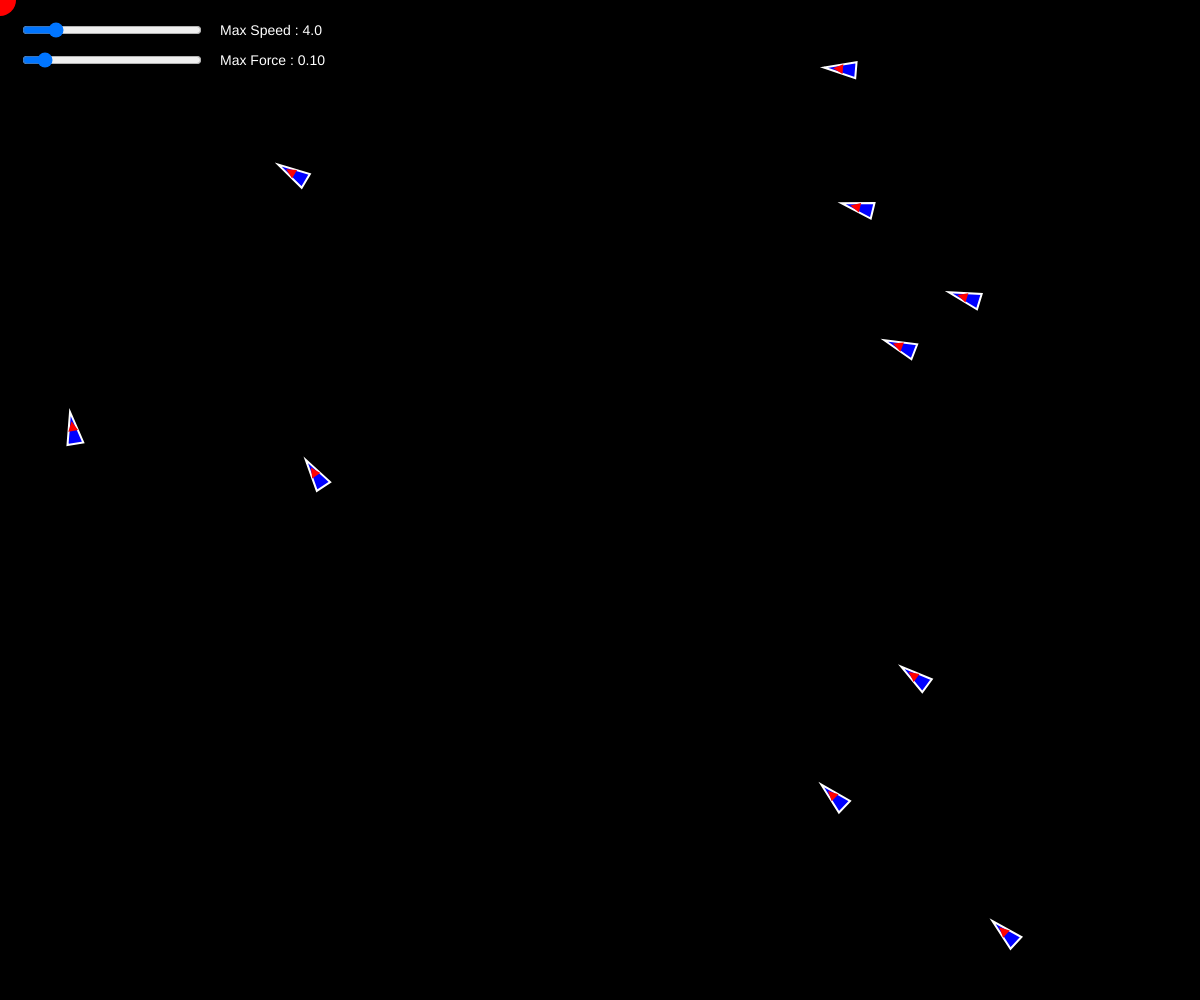
Frame 1 (no input)
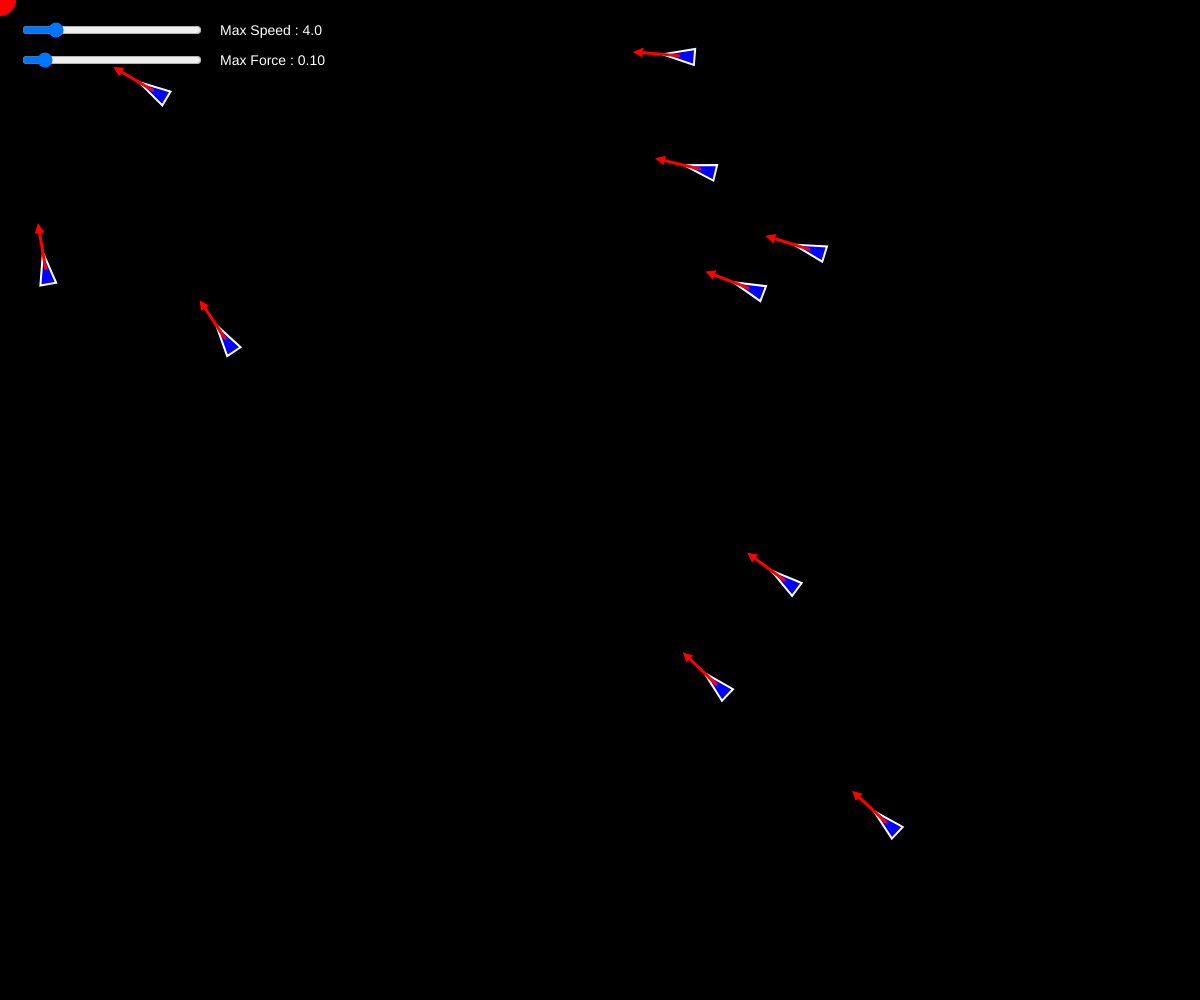
Frame 60 (no input)
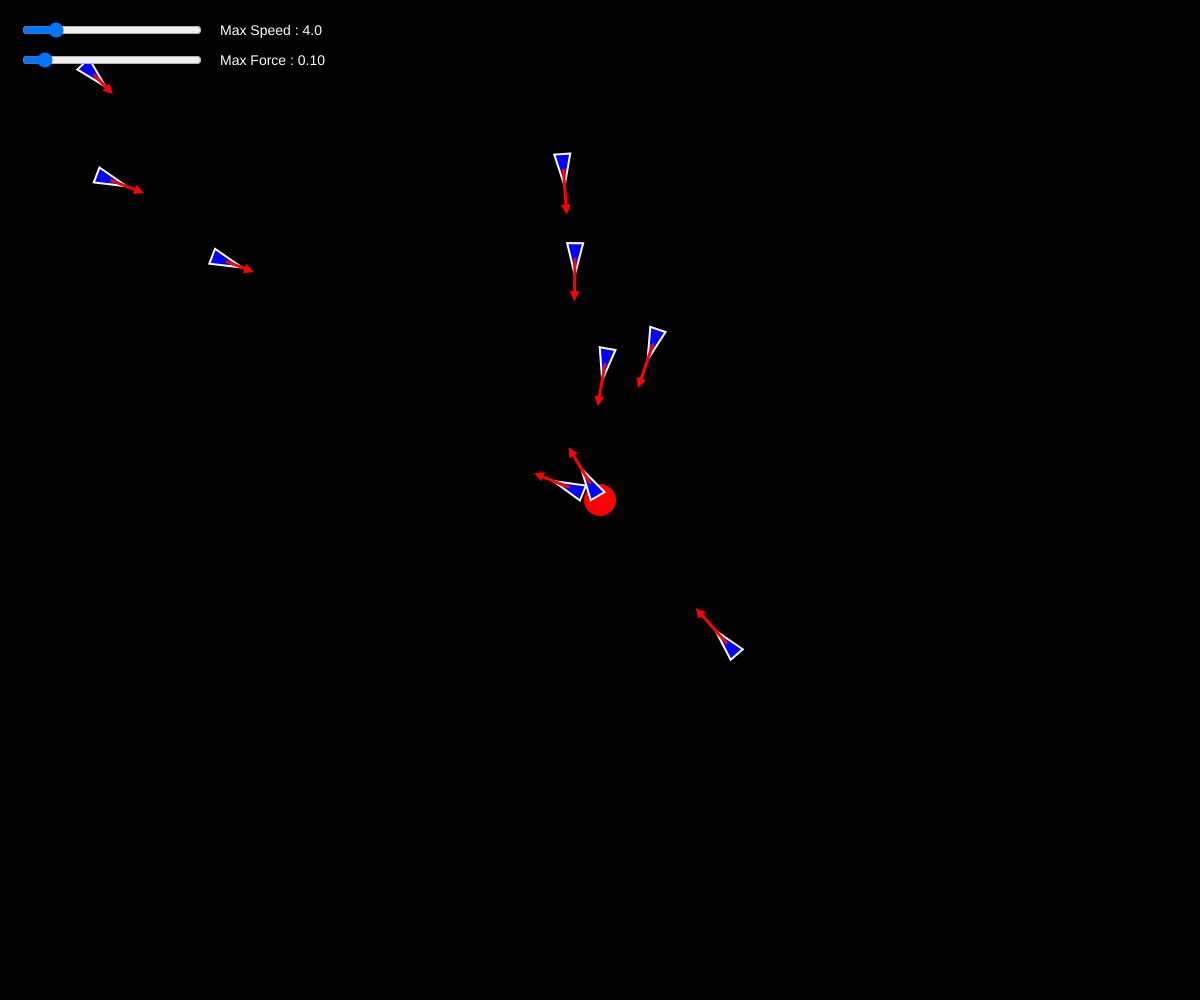
Frame 120 (the mouse pressed at the canvas centre since frame 60)

The p5.js sketch that drew these frames (run headless with seeded random() and noise() and a simulated clock; from frame 60 on, the mouse is pressed at the canvas centre):

// p5.js sketch
// ── sketch.js
let target
let maxSpeedSlider, maxForceSlider

function creerVehicules(nb) {
  let vehicles = [];
  for (let i = 0; i < nb; i++) {
    let x = random(width);
    let y = random(height);
    vehicles.push(new Vehicle(x, y));
  }
  return vehicles;
}


// la fonction setup est appelée une fois au démarrage du programme par p5.js
function setup() {
  // on crée un canvas de 800px par 800px
  createCanvas(windowWidth, windowHeight);

  // On crée 10 véhicules à des positions aléatoires dans le canvas
  vehicles = creerVehicules(10);

  // Sliders pour la vitesse max et la force max
  maxSpeedSlider = createSlider(1, 20, 4, 0.1);
  maxSpeedSlider.position(20, 20);
  maxSpeedSlider.style('width', '180px');

  maxForceSlider = createSlider(0.01, 1, 0.1, 0.01);
  maxForceSlider.position(20, 50);
  maxForceSlider.style('width', '180px');

  // TODO: créer un tableau de véhicules en global
  // ajouter nb vehicules au tableau dans une boucle
  // avec une position random dans le canvas

  // La cible est un vecteur avec une position aléatoire dans le canvas
  // dirigée par la souris ensuite dans draw()
  target = createVector(random(width), random(height));
}

// la fonction draw est appelée en boucle par p5.js, 60 fois par seconde par défaut
// Le canvas est effacé automatiquement avant chaque appel à draw
function draw() {
  // fond noir pour le canvas
  background("black");

  // Récupère les valeurs des sliders et les applique aux véhicules
  let maxSpeed = maxSpeedSlider.value();
  let maxForce = maxForceSlider.value();
  for (let i = 0; i < vehicles.length; i++) {
    vehicles[i].maxSpeed = maxSpeed;
    vehicles[i].maxForce = maxForce;
  }

  // Affiche les valeurs des sliders à l'écran
  noStroke();
  fill(255);
  textSize(14);
  text(`Max Speed : ${maxSpeed.toFixed(1)}`, 220, 35);
  text(`Max Force : ${maxForce.toFixed(2)}`, 220, 65);

  // A partir de maintenant toutes les formes pleines seront en rouge
  fill("red");
  // pas de contours pour les formes.
  noStroke();

  // mouseX et mouseY sont des variables globales de p5.js, elles correspondent à la position de la souris
  // on les stocke dans un vecteur pour pouvoir les utiliser avec la méthode seek (un peu plus loin)
  // du vehicule
  target.x = mouseX;
  target.y = mouseY;

  // Dessine un cercle de rayon 32px à la position de la souris
  // la couleur de remplissage est rouge car on a appelé fill(255, 0, 0) plus haut
  // pas de contours car on a appelé noStroke() plus haut
  circle(target.x, target.y, 32);

  // je déplace et dessine les véhicules
  for (let i = 0; i < vehicles.length; i++) {
    vehicles[i].applyBehaviors(target);
    vehicles[i].edges()
    vehicles[i].update();
    vehicles[i].show();
  }

}

// ── vehicle.js
class Vehicle {
  constructor(x, y) {
    // position du véhicule
    this.pos = createVector(x, y);
    // vitesse du véhicule
    this.vel = createVector(0, 0);
    // accélération du véhicule
    this.acc = createVector(0, 0);
    // vitesse maximale du véhicule
    this.maxSpeed = 4;
    // force maximale appliquée au véhicule
    this.maxForce = 0.1;
    // rayon du véhicule
    this.r = 16;
  }

  
  applyBehaviors(target) {
    let force = this.seek(target);
    this.applyForce(force);
    this.edges();
  }

  // seek est un comportement qui permet de faire se rapprocher le véhicule de 
  // la cible passée en paramètre (un vecteur p5.Vector, par exemple la position de 
  // la souris)
  seek(target) {
 
    // on calcule la direction vers la cible : la vitesse DESIREE
    // C'est l'ETAPE 1 (action : se diriger vers une cible)
    let desiredSpeed = p5.Vector.sub(target, this.pos);

    // Dessous c'est l'ETAPE 2 : le pilotage (comment on se dirige vers la cible)
    // on limite ce vecteur à la longueur maxSpeed
    desiredSpeed.setMag(this.maxSpeed);

    // Si on s'arrête ici, force = desiredSpeed

    // on calcule maintenant LA FORMULE MAGIQUE : force = desiredSpeed - currentSpeed
    let force = p5.Vector.sub(desiredSpeed, this.vel);

    // et on limite cette force à la longueur maxForce
    force.limit(this.maxForce);

    return force;
  }

  // comportement de fuite, inverse de seek
  flee(target) {
    // inverse de seek !
    return this.seek(target).mult(-1);
  }

  // --------------------------------------------
  // LES DEUX METHODES SUIVANTES SONT INCHANGEES QUEL QUE SOIT LE COMPORTEMENT
  // --------------------------------------------
  // applyForce est une méthode qui permet d'appliquer une force au véhicule
  // en fait on additionne le vecteur force au vecteur accélération
  applyForce(force) {
    this.acc.add(force);
  }

  // appelée 60 fois par seconde par la boucle d'animation de p5 (la fonction draw 
  // dans sketch.js)
  update() {
    // on ajoute l'accélération à la vitesse. 
    // L'accélération est un incrément de vitesse
    // (accélératiion = dérivée de la vitesse)
    this.vel.add(this.acc);
    // on contraint la vitesse à la valeur maxSpeed
    this.vel.limit(this.maxSpeed);
    // on ajoute la vitesse à la position. La vitesse est un incrément de position, 
    // (la vitesse est la dérivée de la position)
    this.pos.add(this.vel);

    // on remet l'accélération à zéro
    this.acc.set(0, 0);
  }

  // On dessine le véhicule
  show() {
    // sauvegarde du contexte graphique (couleur pleine, fil de fer, 
    // épaisseur du trait, position et rotation du repère de référence)
    push();
    // formes fil de fer en blanc
    stroke("white");
    // épaisseur du trait = 2
    strokeWeight(2);

    // formes pleines en bleu
    fill("blue");

    // on déplace le repère de référence.
    translate(this.pos.x, this.pos.y);
    // et on le tourne. heading() renvoie l'angle du vecteur vitesse 
    // (c'est l'angle du véhicule)
    rotate(this.vel.heading());

    //circle(0, 0, this.r * 2);

    // Dessin d'un véhicule sous la forme d'un triangle. Comme s'il était droit, 
    // avec le 0, 0 en haut à gauche
    triangle(-this.r, -this.r / 2, -this.r, this.r / 2, this.r, 0);
    
    pop();

    // dessin sous la forme d'une flèche du vecteur vitesse
    this.drawVelocityVector();
  }

  drawVelocityVector() {
    push();

    // Dessin du vecteur vitesse
    // Il part du centre du véhicule et va dans la direction du vecteur vitesse
    strokeWeight(3);
    stroke("red");
    line(this.pos.x, this.pos.y, this.pos.x + this.vel.x * 10, this.pos.y + this.vel.y * 10);
    // dessine une petite fleche au bout du vecteur vitesse
    let arrowSize = 5;
    translate(this.pos.x + this.vel.x * 10, this.pos.y + this.vel.y * 10);
    rotate(this.vel.heading());
    translate(-arrowSize / 2, 0);
    triangle(0, arrowSize / 2, 0, -arrowSize / 2, arrowSize, 0);

    pop();
  }
  
  // que fait cette méthode ?
  edges() {
    if (this.pos.x > width + this.r) {
      this.pos.x = -this.r;
    } else if (this.pos.x < -this.r) {
      this.pos.x = width + this.r;
    }
    if (this.pos.y > height + this.r) {
      this.pos.y = -this.r;
    } else if (this.pos.y < -this.r) {
      this.pos.y = height + this.r;
    }
  }
}
